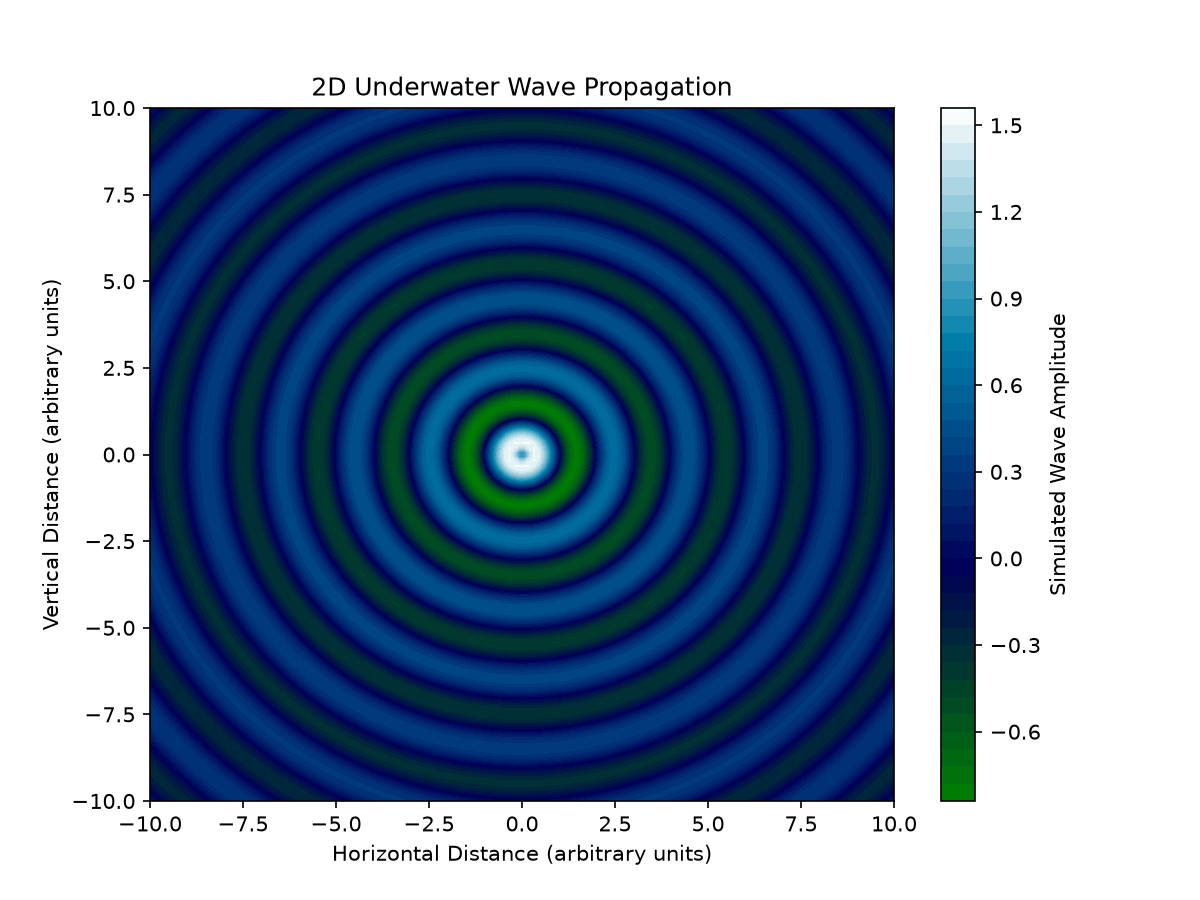

Python code for this plot:
import numpy as np
import matplotlib.pyplot as plt

def simulate_wave_propagation(
    amplitude=1.0,
    frequency=0.5,
    duration=10,
    grid_size=150
):
    # Create a 2D spatial grid
    x = np.linspace(-10, 10, grid_size)
    y = np.linspace(-10, 10, grid_size)

    X, Y = np.meshgrid(x, y)

    # Distance from the wave source
    R = np.sqrt(X**2 + Y**2)

    # Wave propagation parameters
    wave_number = 2 * np.pi * frequency
    angular_frequency = 2 * np.pi * frequency

    # Small value prevents division by zero
    distance = np.maximum(R, 0.1)

    # Outward-travelling circular wave
    wave = (
        amplitude
        * np.sin(wave_number * R - angular_frequency * duration)
        / np.sqrt(distance)
    )

    return X, Y, wave


def plot_wave_propagation(
    amplitude=1.0,
    frequency=0.5,
    duration=10
):
    X, Y, wave = simulate_wave_propagation(
        amplitude=amplitude,
        frequency=frequency,
        duration=duration
    )

    fig, ax = plt.subplots(figsize=(8, 6))

    contour = ax.contourf(
        X,
        Y,
        wave,
        levels=40,
        cmap="ocean"
    )

    fig.colorbar(
        contour,
        ax=ax,
        label="Simulated Wave Amplitude"
    )

    ax.set_title("2D Underwater Wave Propagation")
    ax.set_xlabel("Horizontal Distance (arbitrary units)")
    ax.set_ylabel("Vertical Distance (arbitrary units)")

    return fig


if __name__ == "__main__":
    figure = plot_wave_propagation()
    figure.savefig("wave_propagation.png", dpi=150)
    plt.show()
